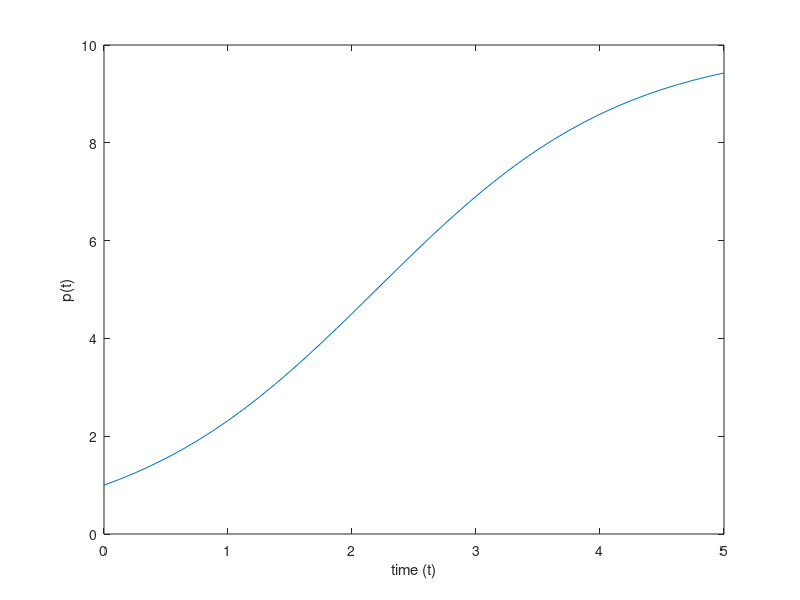
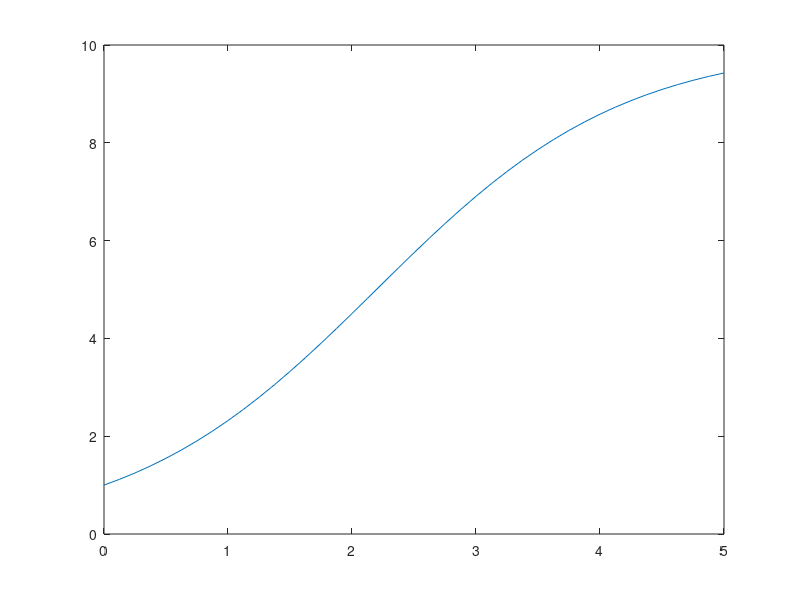

The MATLAB source for these figures, in order: (Note: this script raises an error after producing the figures.)
clc
clear all
close all

global time_domain t_start
% Examining an ordinary differential equation defining the population 
% dynamic of a corresponding specie

f = @(p) (1 - p./10).*p; % example ODE
f_analytical = @(t) 10 ./ (1 + 9.*exp(-t)); % analytical solution of ODE

% Visualizion of how the function looks on time domain
t_start = 0; t_end = 5; 
time_domain = t_start:1/8:t_end;
y_exact = f_analytical(time_domain);
figure
plot(time_domain, y_exact);
ylabel('p(t)')
xlabel('time (t)')

% ODE is numerically solved and plotted on methods
% of Euler, Heun, 4th order Runge-kutta

% initial conditions
dt=[1,1/2,1/4,1/8]; y0 = 1;
method_name = ["Euler","Heun","RK"];
methods = {@euler,@heun,@rk}; % creating a cell array containing
                              % function handles of euler, heun, and rk
                              % methods
app_error = zeros(length(method_name),length(dt));

for i=1:length(method_name)
    numerical_method = methods{i};
    
    figure
    plot(time_domain,y_exact);
    for j=1:length(dt)
        hold on
        y = numerical_method(f, y0, dt(j), t_end);
        app_error(i,j) = approximation_error(y,y_exact,dt(j),t_end);
        plot(t_start:dt(j):t_end, y);
    end
    title(method_name(i)+' method')
    legend('\deltat_1='+string(dt(1)),'\deltat_2='+string(dt(2)),'\deltat_3='+string(dt(3)),'\deltat_4='+string(dt(4)),'Analytical','Location','southeast')
    saveas(gcf,method_name(i)+'.pdf')
    
    % Create a table for error comparison of step size
    table_error(i,[dt;app_error(i,:)]);
end
%% Functions

% Consider a general initial value problem
% y' = f(y); y(0) = y_0:
% Implement the following explicit numerical methods
% 1) explicit Euler method,
% 2) method of Heun,
% 3) Runge-Kutta method (fourth order)
% as a matlab function depending on the right hand side f(y)^1, the initial value y_0,
% the timestep size \delt and the end time t_end. The output of the function shall be a
% vector containing all computed approximate values for y.


function y = euler(y_prime, y0, dt, t_end)
y = zeros(t_end / dt +1,1);
t = dt; index = 1; y(1) = y0; % initial conditions
while t <= t_end
    y(index+1) = y(index) + dt*y_prime(y(index));
    index = index+1;t=t+dt;
end
end

function y = heun(y_prime, y0, dt, t_end)
y = zeros(t_end / dt +1,1);
t = dt; index = 1; y(1) = y0; % initial conditions
while t <= t_end
    k_1 = y_prime(y(index));
    y(index+1) = y(index) + dt*(1/2)*(k_1 + y_prime(y(index)+dt*k_1));
    index =index+1;t=t+dt;
end
end

function y = rk(y_prime, y0, dt, t_end)
y = zeros(t_end / dt +1,1);
t = dt; index = 1; y(1) = y0; % initial conditions
while t <= t_end
    k_1 = y_prime(y(index));
    k_2 = y_prime(y(index)+0.5*dt*k_1);
    k_3 = y_prime(y(index)+0.5*dt*k_2);
    k_4 = y_prime(y(index)+k_3*dt);
    y(index+1) = y(index) + (1/6)*(k_1+2*k_2+2*k_3+k_4)*dt;  % main equation
    index =index+1;t=t+dt;
end
end

% Error computations
% Approximation errors
function result = approximation_error(p,p_exact,dt,t_end)
global time_domain t_start
% check the shape of p and p_exact. If it does not have a vector shape (1,~)
% Then take its transpose
if size(p,2) == 1
    p = p';
elseif size(p_exact,2) == 1
    p_exact = p_exact';
end
% size of p depends on the dt selection and size of p_exact
% comes from fplot command. These sizes may not match everytime.
% Thus, it should be handled. Think of better way?
% Looking for y values with the same t_k.
time_p = t_start:dt:t_end;
matching_index = ismember(time_domain,time_p);
difference = (p-p_exact(matching_index)).^2;
result = sqrt((dt/t_end)*sum(difference));

end

function T = table_error(i,data)
% Options for nice visualization
titles = ["Euler's explicit method O(h)","Heun's method O(h^2)","Runge-Kutta method O(h^4)"];
row = ["\deltat";"Error";"Error reduction"];
row = cellstr(row);

% Evaluating the error reduction by step size
[s1,s2] = size(data);
reduction = data(2,1:s2-1)./data(2,2:s2);
data = [data;nan,reduction];
T = table(data,'VariableNames',titles(i),'RowNames',row)
end